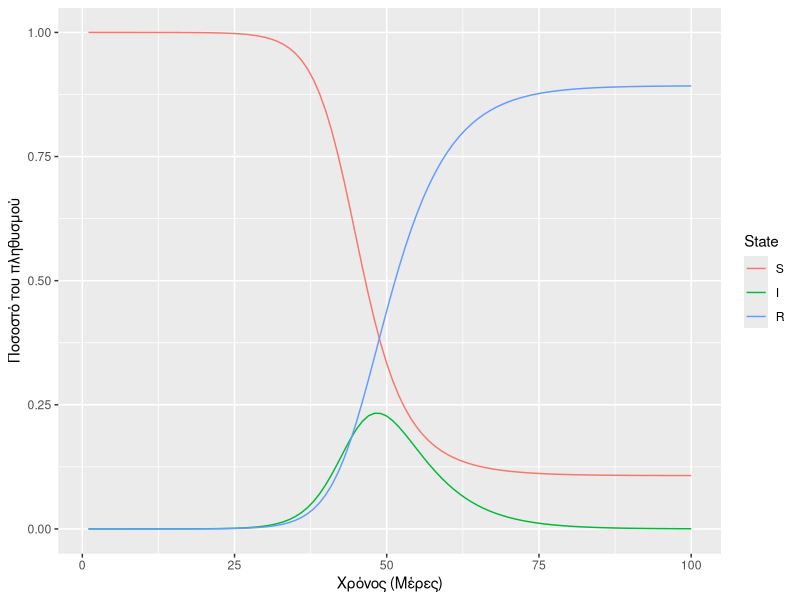

This figure's R source:
#########################Symptomatic SIR Modelling#########################

#Load required libraries
library(ggplot2)
library(deSolve)
library(reshape2)

# Model inputs

initial_state_values=c(S=999999,I=1,R=0)
parameters=c(gamma=0.20,beta=0.50)

# Time points

time=seq(from=1,to=100,by=1)

# SIR model function 

sir_model <- function(time,state,parameters){
  with(as.list(c(state,parameters)),{
    N=S+I+R
    lambda=beta*(I/N) 
    dS=-lambda*S
    dI=lambda*S-gamma*I
    dR=gamma*I
    
    return(list(c(dS,dI,dR)))
  }
  )
}


#Solving the differential equations
output<-as.data.frame(ode(y=initial_state_values,func = sir_model,parms=parameters,times = time))


out_long=melt(output,id="time")
# To plot the proportion of susceptible, infected and recovered individuals over time
ggplot(data = out_long,          
       aes(x = time, y = value/1000000, colour = variable, group = variable)) +  
  geom_line() +xlab("Χρόνος (Μέρες)")+ylab("Ποσοστό του πληθυσμού")+scale_color_discrete(name="State")
